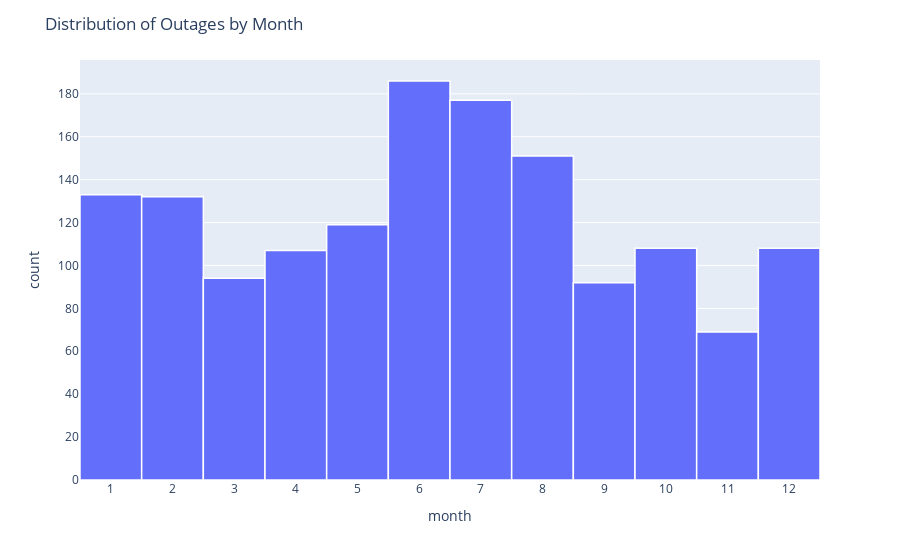

The notebook cell saved with this chart:
### Code cell
fig = px.histogram(outages_cleaned.sort_values(by='month'), x='month')
fig.update_traces(marker_line_color="white", marker_line_width=1.5)
fig.update_layout(
    xaxis=dict(
        tickvals=list(range(1, 13)),  # Positions where ticks will appear
        ticktext=['1', '2', '3', '4', '5', '6', '7', '8', '9', '10', '11', '12'],  # Custom labels for ticks
    ),
    title='Distribution of Outages by Month'
)
fig.show()

### Figure 1 — Plotly figure (JSON) as saved in the notebook; plotly's stock layout.template omitted (floating-point values rounded to 4 significant figures; data arrays with more than 128 entries replaced by an {"elided": "..."} marker saying what was removed)
{"data": [{"alignmentgroup": "True", "bingroup": "x", "hovertemplate": "month=%{x}<br>count=%{y}<extra></extra>", "legendgroup": "", "marker": {"color": "#636efa", "line": {"color": "white", "width": 1.5}, "pattern": {"shape": ""}}, "name": "", "offsetgroup": "", "orientation": "v", "showlegend": false, "type": "histogram", "x": {"elided": "1476 int values"}, "xaxis": "x", "yaxis": "y"}], "layout": {"barmode": "relative", "legend": {"tracegroupgap": 0}, "margin": {"t": 60}, "title": {"text": "Distribution of Outages by Month"}, "xaxis": {"anchor": "y", "domain": [0, 1], "ticktext": ["1", "2", "3", "4", "5", "6", "7", "8", "9", "10", "11", "12"], "tickvals": [1, 2, 3, 4, 5, 6, 7, 8, 9, 10, 11, 12], "title": {"text": "month"}}, "yaxis": {"anchor": "x", "domain": [0, 1], "title": {"text": "count"}}}}
